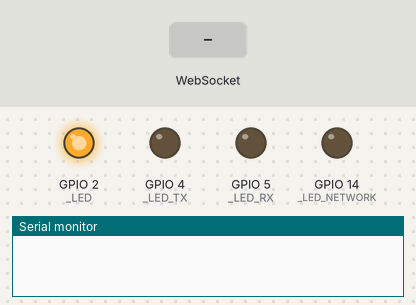
Simulated run of this sketch. Board: ESP8266 (NodeMCU). Shown: output pins drawn as LEDs (lit = HIGH), the last lines printed to the serial monitor. Inputs (shaded band) come from the test bench. WiFi joins after 1.5 s; servers stay silent unless stated.

Above: at 1.2 s.
1.3 s: WebSocket text "1" received
At 2.2 s:
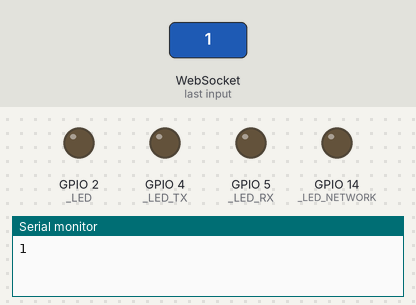
Timing chart, 0 to 4.3 s (numbered marks = the images above; inputs shaded):
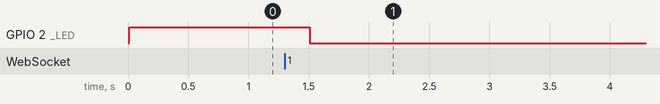

Measured:
- after the input at 1.3 s, GPIO 2 (_LED): HIGH → LOW after 0.21 s

The sketch:

Client.ino
```cpp
#include <ESP8266WiFi.h>
#include <WebSocketsClient.h>
#include <Hash.h>

const char* ssid = "YOUR SSID";
const char* password = "YOUR PSWD";

WebSocketsClient webSocket;

#define _LED_TX 4   // R5 LD1
#define _LED_RX 5   // R6 LD2
#define _LED_NETWORK 14
#define _LED  2     // Built In LED
void setup() {
  pinMode(_LED_TX, OUTPUT);
  pinMode(_LED_RX, OUTPUT);
  pinMode(_LED_NETWORK, OUTPUT);
  pinMode(_LED, OUTPUT);
  WiFi.mode(WIFI_STA);
  Serial.begin(9600);
  delay(10);
  WiFi.begin(ssid, password);
  digitalWrite(_LED, HIGH);

  webSocket.begin("192.168.11.4", 81, "/");
  webSocket.onEvent(webSocketEvent);
}

void loop() {
  webSocket.loop();
  digitalWrite(_LED_TX, LOW);
  digitalWrite(_LED_RX, LOW);


  if (Serial.available() > 0) {
    char c[] = {(char)Serial.read()};
    webSocket.sendTXT(c, sizeof(c));
  }
}

void webSocketEvent(WStype_t type, uint8_t * payload, size_t length){

  switch(type){

      case WStype_ERROR:
          break;
      case WStype_DISCONNECTED:
        digitalWrite(_LED, HIGH);
          break;
      case WStype_CONNECTED:
        digitalWrite(_LED, LOW);
          break;
      case WStype_TEXT:
            for(int i = 0; i < length; i++)Serial.write((char) payload[i]);
           // for(int i = 0; i < length; i++)Serial.println((char) payload[i]);
          break;
      case WStype_BIN:
          break;
      case WStype_FRAGMENT_TEXT_START:
          break;
      case WStype_FRAGMENT_BIN_START:
          break;
      case WStype_FRAGMENT:
          break;
      case WStype_FRAGMENT_FIN:
          break;
      case WStype_PING:
          break;
      case WStype_PONG:
          break;
    }
}
```
